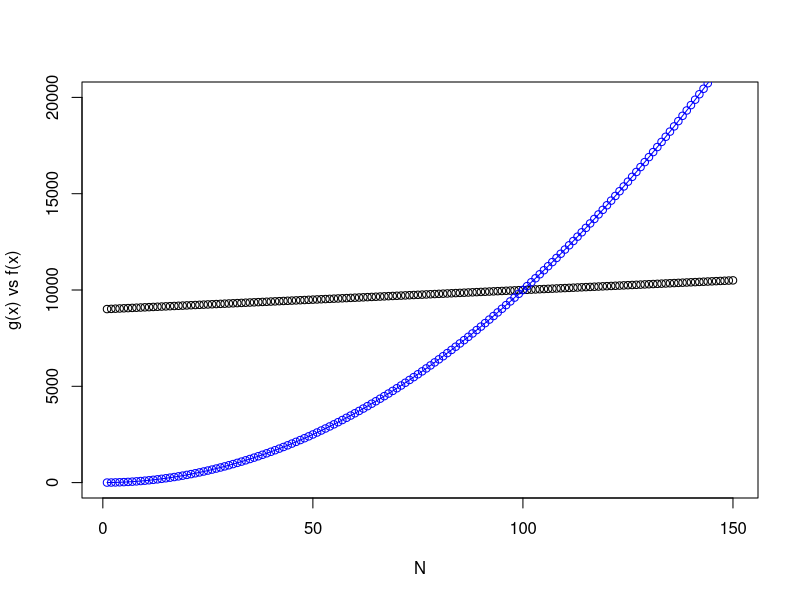

This figure's R source:

x = c(1:150)

f = function(x){ return(x * x)}

g = function(x){ return((10*x) + 9000)}

plot(x, g(x), ylim=c(0,20000), ylab="g(x) vs f(x)", xlab="N")

lines(x, f(x), type = "o", col = "blue")